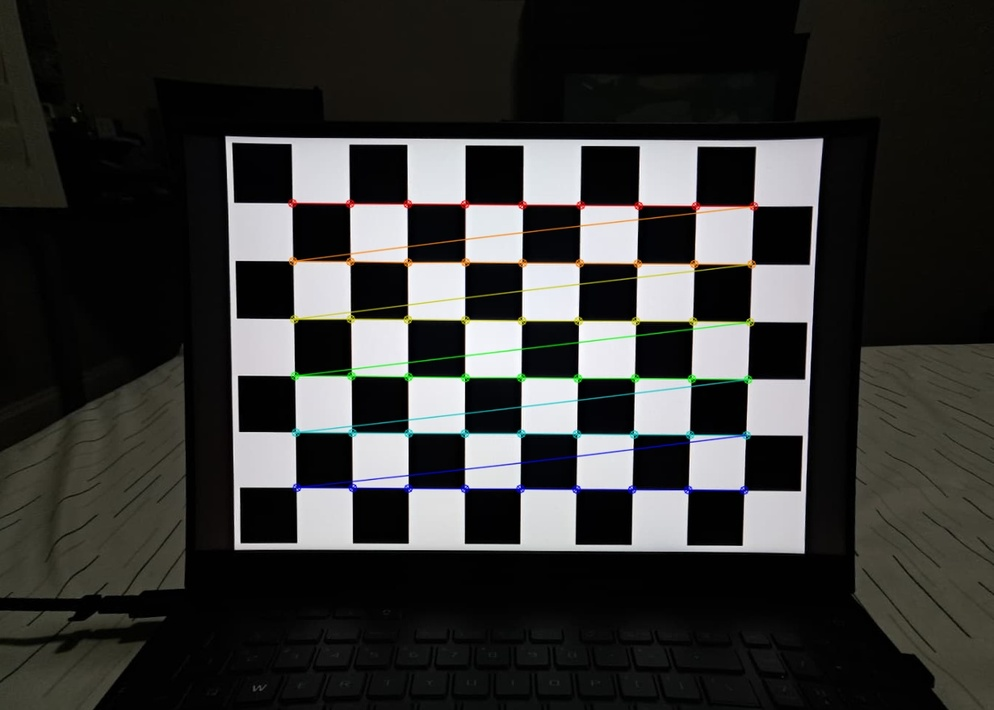
#> input picture Camera Callibration/Results/Undistorted_Images/undistorted_Image (1).jpeg, 994 x 710 px, shrunk from 1231 x 879 before the run, given as the content of the folder Callibration Images, which was not available
$ python camera_callibration.py
#> lines starting #> are read from the running program, lines starting #| are printed output that depends on the picture; pictures that were not available may be replaced by others from this repository, and a replacement may not be noted
import cv2
import numpy as np
import glob
import os

def run_camera_calibration():
    """
    Run camera calibration and save all necessary data including extrinsic parameters
    """
    print("Starting camera calibration process...")

    # Termination criteria for corner subpixel accuracy
    criteria = (cv2.TERM_CRITERIA_EPS + cv2.TERM_CRITERIA_MAX_ITER, 30, 0.001)

    # Chessboard dimensions (change if needed)
    chessboard_size = (9, 6)  # internal corners

    # Real world square size in meters (measure your printed chessboard)
    square_size = 0.025  # 2.5 cm per square

    # Prepare object points like (0,0,0), (1,0,0), (2,0,0) ...
    objp = np.zeros((chessboard_size[0] * chessboard_size[1], 3), np.float32)
    objp[:, :2] = np.mgrid[0:chessboard_size[0], 0:chessboard_size[1]].T.reshape(-1, 2)
    objp = objp * square_size

    objpoints = []
    imgpoints = []

    images = glob.glob('Callibration Images/*.jpeg')

    print(f"Found {len(images)} calibration images")
    print("Detecting chessboard corners...")

    for fname in images:
        img = cv2.imread(fname)
#> img is the input picture: shape (710, 994, 3); mean B, G, R 50.7, 52.5, 52.7
        gray = cv2.cvtColor(img, cv2.COLOR_BGR2GRAY)
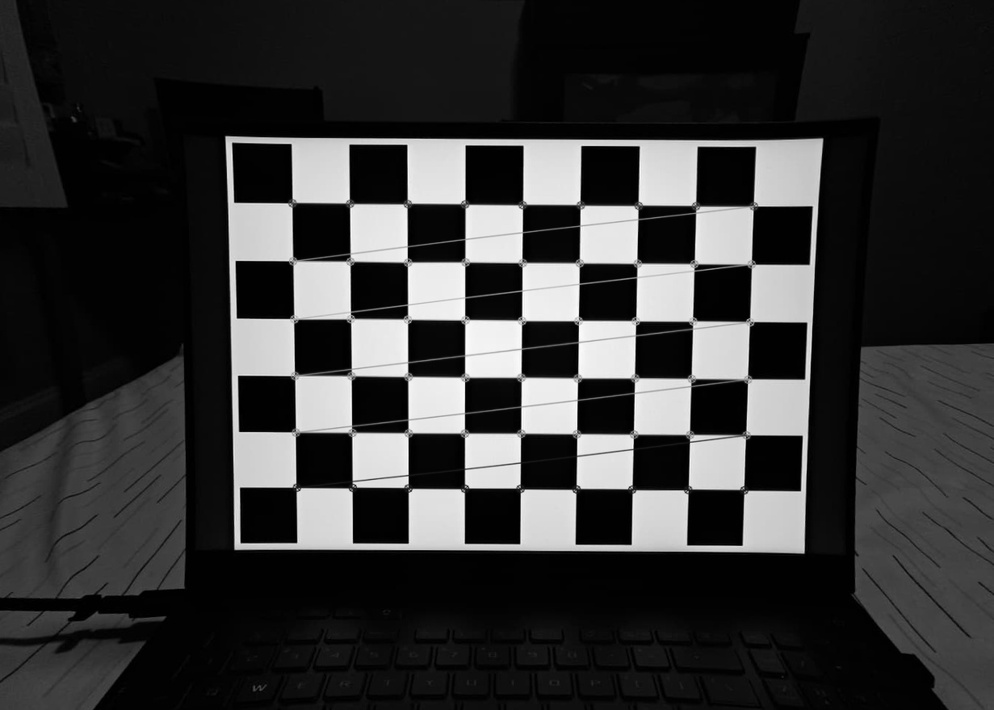
#> gray: shape (710, 994); min 0, max 255, mean 52.3

        ret, corners = cv2.findChessboardCorners(gray, chessboard_size, None)
#> ret = False; corners = None

        if ret:
            objpoints.append(objp)

            corners2 = cv2.cornerSubPix(gray, corners, (11, 11), (-1, -1), criteria)
            imgpoints.append(corners2)

            cv2.drawChessboardCorners(img, chessboard_size, corners2, ret)
            cv2.imshow('Corners', img)
            cv2.waitKey(200)
        else:
            print(f"Warning: Could not find chessboard corners in {fname}")

    cv2.destroyAllWindows()

    # Camera Calibration
    if len(objpoints) > 0 and len(imgpoints) > 0:
        # Get image dimensions from the first image
        first_img = cv2.imread(images[0])
        gray = cv2.cvtColor(first_img, cv2.COLOR_BGR2GRAY)

        ret, camera_matrix, dist_coeffs, rvecs, tvecs = cv2.calibrateCamera(
            objpoints, imgpoints, gray.shape[::-1], None, None
        )

        print("\nCamera Matrix:")
        print(camera_matrix)

        print("\nDistortion Coefficients:")
        print(dist_coeffs)

        print(f"\nNumber of valid images: {len(objpoints)}")
        print(f"Rotation vectors: {len(rvecs)}")
        print(f"Translation vectors: {len(tvecs)}")

        # Create organized directory structure
        os.makedirs('Results', exist_ok=True)
        os.makedirs('Results/npy_files', exist_ok=True)
        os.makedirs('Results/Undistorted_Images', exist_ok=True)

        # Save intrinsic parameters
        np.save("Results/npy_files/camera_matrix.npy", camera_matrix)
        np.save("Results/npy_files/dist_coeffs.npy", dist_coeffs)

        # Save extrinsic parameters
        np.save("Results/npy_files/rotation_vectors.npy", rvecs)
        np.save("Results/npy_files/translation_vectors.npy", tvecs)

        # Save object points (world coordinates of chessboard corners)
        np.save("Results/npy_files/object_points.npy", objpoints)

        # Save image points (detected corner coordinates in images)
        np.save("Results/npy_files/image_points.npy", imgpoints)

        # Also save to root directory for backward compatibility
        np.save("camera_matrix.npy", camera_matrix)
        np.save("dist_coeffs.npy", dist_coeffs)

        print("\nAll calibration data saved to Results folder.")
        print("Intrinsic parameters also saved to root directory.")

        return camera_matrix, dist_coeffs, rvecs, tvecs, objpoints, imgpoints
    else:
        print("No valid chessboard corners found in any images!")
        return None, None, None, None, None, None

# [59 lines left out: function undistort_calibration_images, not called in this run]

def main():
    """
    Main function to run the complete camera calibration process
    """
    # Run camera calibration
    camera_matrix, dist_coeffs, rvecs, tvecs, objpoints, imgpoints = run_camera_calibration()

    if camera_matrix is not None:
        # Undistort images
        undistort_calibration_images(camera_matrix, dist_coeffs)

        print("\nCamera calibration and image processing complete!")
        print("All data saved to Results/ directory:")
        print("  - camera_matrix.npy (intrinsic parameters)")
        print("  - dist_coeffs.npy (distortion coefficients)")
        print("  - rotation_vectors.npy (extrinsic parameters)")
        print("  - translation_vectors.npy (extrinsic parameters)")
        print("  - object_points.npy (world coordinates)")
        print("  - image_points.npy (detected coordinates)")
        print("  - undistorted_*.jpeg (processed images)")
    else:
        print("Camera calibration failed!")

if __name__ == "__main__":
    main()

$ run again, on Camera Callibration/Results/Undistorted_Images/undistorted_Image (13).jpeg
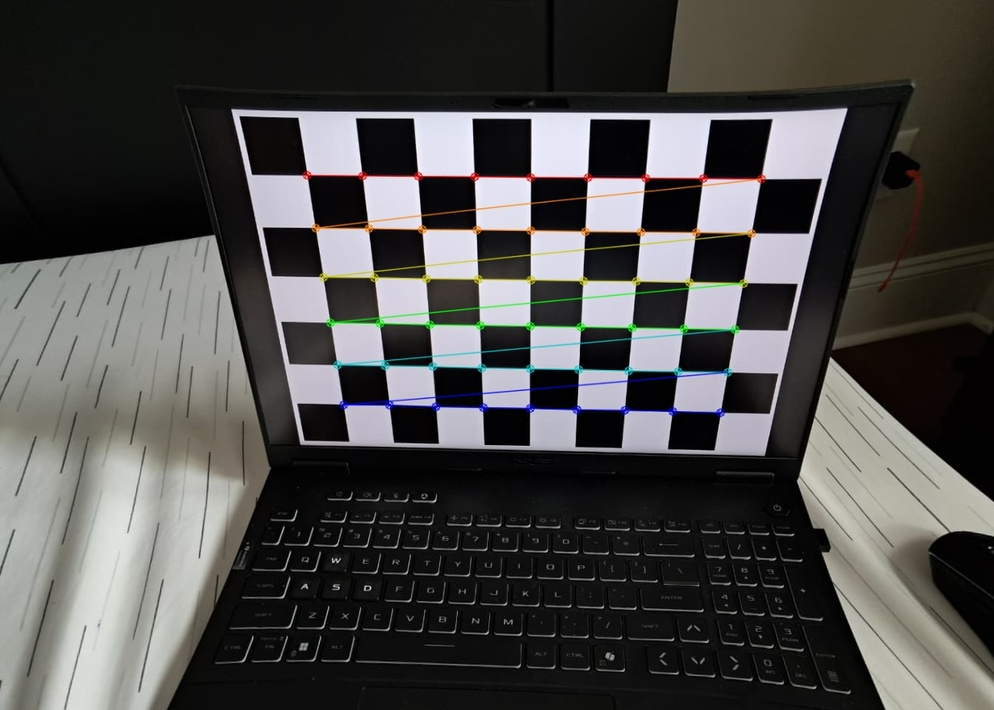
#> input picture Camera Callibration/Results/Undistorted_Images/undistorted_Image (13).jpeg, 994 x 710 px, shrunk from 1231 x 879 before the run, given as the content of the folder Callibration Images, which was not available
#> in run_camera_calibration, img is the input picture: shape (710, 994, 3); mean B, G, R 72.4, 74, 74.8
#> in run_camera_calibration, `gray = cv2.cvtColor(img, cv2.COLOR_BGR2GRAY)`:
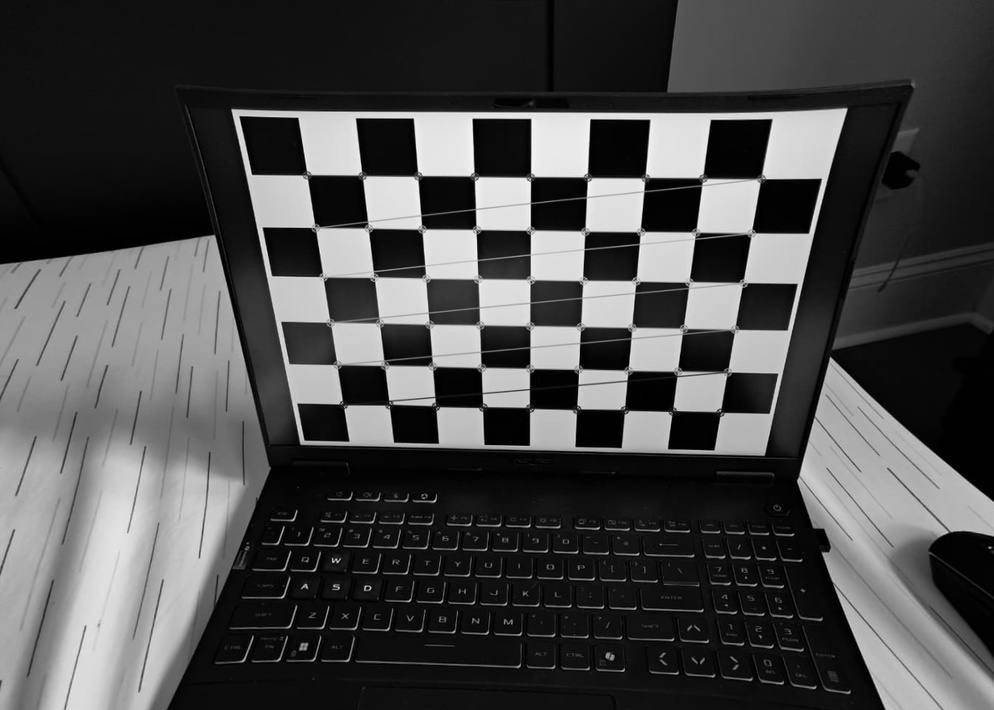
#> gray: shape (710, 994); min 0, max 254, mean 74
#> ret = False; corners = None

$ run again, on Camera Callibration/Results/Undistorted_Images/undistorted_Image (14).jpeg
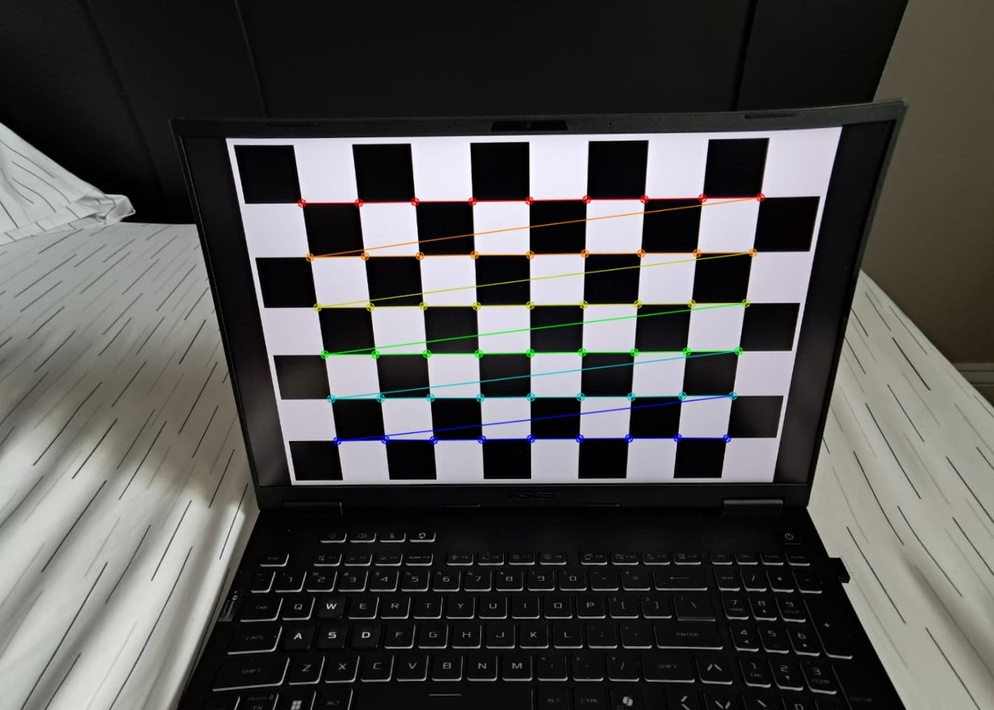
#> input picture Camera Callibration/Results/Undistorted_Images/undistorted_Image (14).jpeg, 994 x 710 px, shrunk from 1231 x 879 before the run, given as the content of the folder Callibration Images, which was not available
#> in run_camera_calibration, img is the input picture: shape (710, 994, 3); mean B, G, R 77.9, 79.4, 80.1
#> in run_camera_calibration, `gray = cv2.cvtColor(img, cv2.COLOR_BGR2GRAY)`:
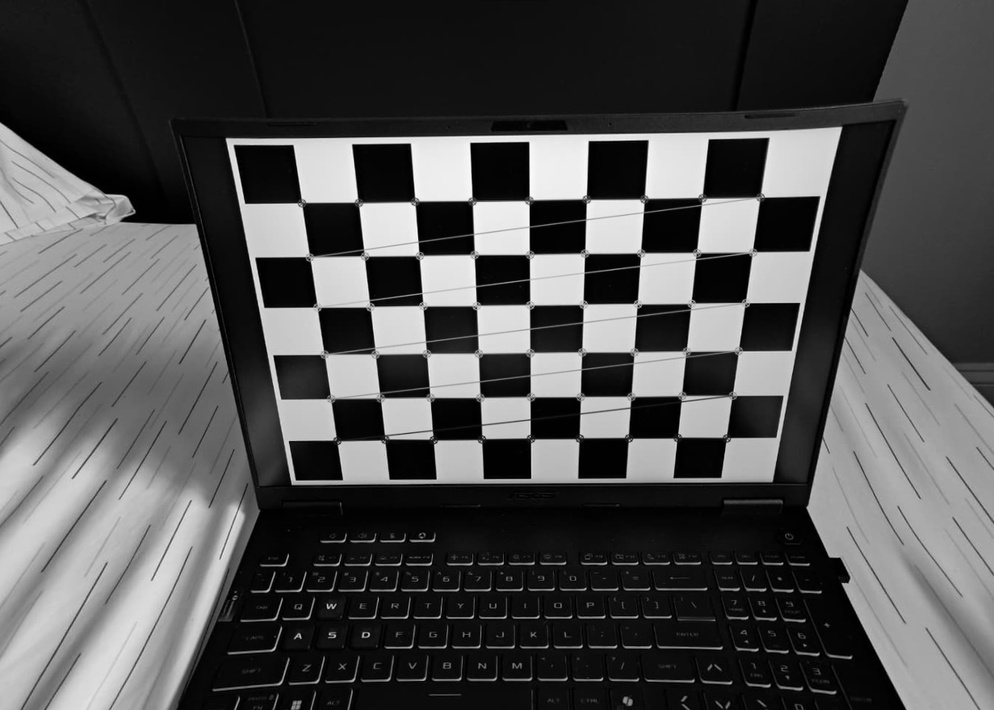
#> gray: shape (710, 994); min 0, max 255, mean 79.4
#> ret = False; corners = None

$ run again, on Camera Callibration/Results/Undistorted_Images/undistorted_Image (15).jpeg
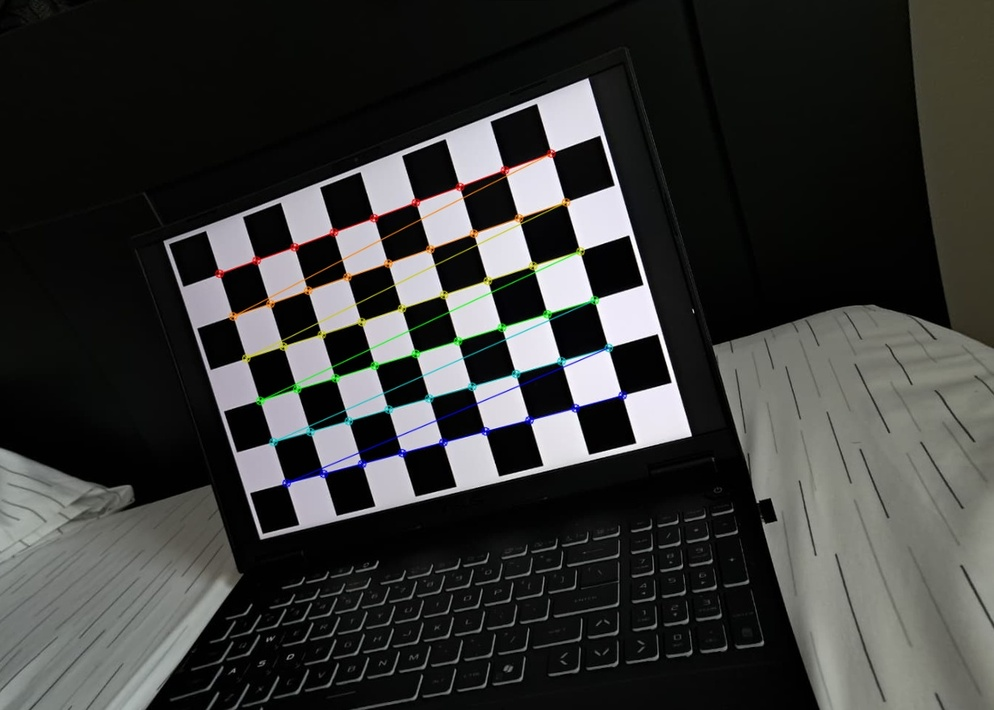
#> input picture Camera Callibration/Results/Undistorted_Images/undistorted_Image (15).jpeg, 994 x 710 px, shrunk from 1231 x 879 before the run, given as the content of the folder Callibration Images, which was not available
#> in run_camera_calibration, img is the input picture: shape (710, 994, 3); mean B, G, R 54.7, 56.4, 55.9
#> in run_camera_calibration, `gray = cv2.cvtColor(img, cv2.COLOR_BGR2GRAY)`:
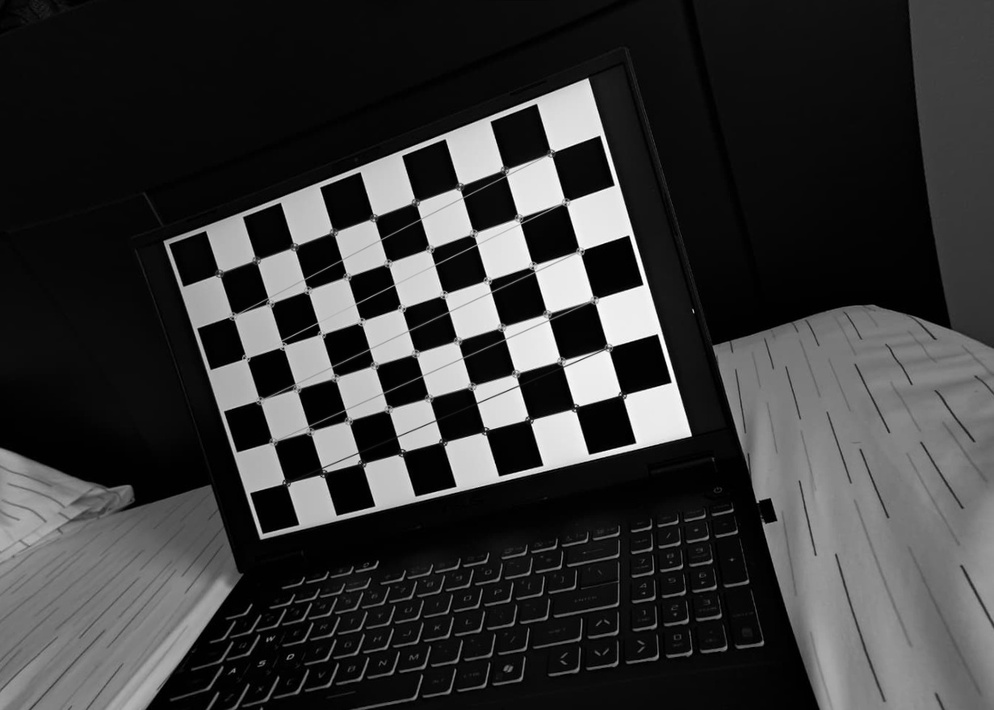
#> gray: shape (710, 994); min 0, max 255, mean 56
#> ret = False; corners = None
